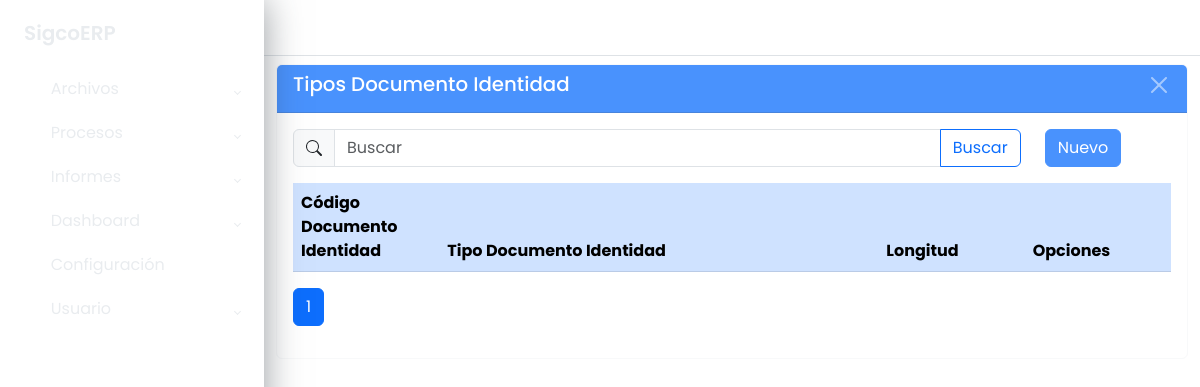
Page /maestros/tipo_documento_identidad/listar/ on the earlier database version.
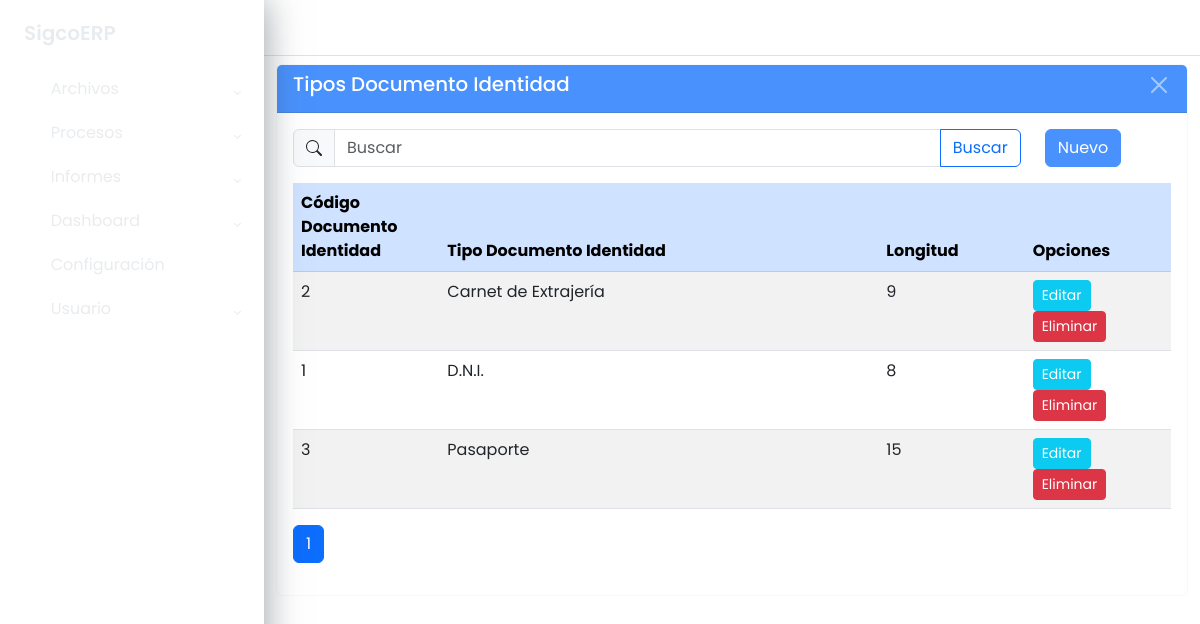
Same page on the later database version.
### apps/maestros/models/models_base.py (models this page shows, shortened)
class TipoDocumentoIdentidad(ModeloBaseGenerico):
	id_tipodoc_identidad = models.AutoField(primary_key=True)
	codigo_tipodoc_identidad = models.CharField("Código Documento Identidad",
												max_length=1, null=True,
												blank=True, unique=True)
	nombre_tipodoc_identidad = models.CharField("Tipo Documento Identidad",
												max_length=40, null=True,
												blank=True)
	longitud = models.SmallIntegerField("Longitud", null=True, blank=True)
	class Meta:
		db_table = 'sgc_tipodoc_identidad'
		verbose_name = ('Tipo Documento Identidad')
		verbose_name_plural = ('Tipos Documento Identidad')
		ordering = ['nombre_tipodoc_identidad']

### apps/maestros/views/tipo_documento_identidad_views.py (the view)
class TipoDocumentoIdentidadListView(GenericListView):
	model = modelo
	context_object_name = 'datos'
	template_name = f"maestros/{url_list}.html"
	cadena_filtro = "Q(nombre_tipodoc_identidad__icontains=text)"
	extra_context = {
		"titulo": model._meta.verbose_name_plural,
		"url_inicio": url_home,
		"url_create": url_create,
		"url_update": url_update,
		"url_delete": url_delete
	}

### apps/maestros/views/cruds_views_generics.py (called while the page is built)
    def get_queryset(self):
        queryset = super().get_queryset()
        text = self.request.GET.get('buscar', '')
        if text and self.cadena_filtro:
            queryset = queryset.filter(eval(self.cadena_filtro))
        return queryset

    def get_context_data(self, **kwargs):
        context = super().get_context_data(**kwargs)
        context["buscar"] = self.request.GET.get('buscar', '')
        return context

### apps/maestros/templates/maestros/tipo_documento_identidad_list.html (shortened to what this page needs)
{% extends 'base.html' %}
{% block main %}
	<div class="wrapper">
		{% block sidebar %}
			{% include 'sidebar.html' %}
		{% endblock sidebar %}
		{% block maincomponent %}
			<div class="main">
				{% block buttonsidebartoggle %}
					{% include 'buttonsidebartoggle.html' %}
				{% endblock buttonsidebartoggle %}
				{% block principalcomponent %}
					<div class="container-fluid">
						<div class="card border-light mb-3 mt-2">
							<div class="card-header text-white bg-primary opacity-75 d-flex
									justify-content-between">
								<h3>{{ titulo }}</h3>
								<button type="button" class="btn-close btn-close-white"
									aria-label="Close"
									onclick="window.location.href='{% url url_inicio %}'">
								</button>
							</div>
							<div class="card-body">
								<div class="row">
									<div class="col col-10">
										<form method="get">
											<div class="input-group flex-nowrap">
												<span class="input-group-text">
												</span>
												<input type="text" class="form-control" name="buscar"
													value="{{ buscar }}" placeholder="Buscar"
													autocomplete="off">
												<button class="btn btn-outline-primary">
													Buscar
												</button>
											</div>
										</form>
									</div>
									<div class="col col-2">
										<a href="{% url url_create %}"
												class="btn btn-primary opacity-75">
											Nuevo
										</a>
									</div>
								</div>
								<div class="table-responsive mt-3">
									<table class="table table-striped">
										<thead class="table-primary">
											<tr>
												<th class="col-2">Código Documento Identidad</th>
												<th class="col-6">Tipo Documento Identidad</th>
												<th class="col-2">Longitud</th>
												<th class="col-2">Opciones</th>
											</tr>
										</thead>
										<tbody>
											{% for dato in datos %}
												<tr>
													<td>{{ dato.codigo_tipodoc_identidad }}</td>
													<td>{{ dato.nombre_tipodoc_identidad }}</td>
													<td>{{ dato.longitud }}</td>
													<td>
														<a href="{% url url_update dato.pk %}"
																class="btn btn-info text-white btn-sm">
															Editar
														</a>
														<a href="{% url url_delete dato.pk %}"
																class="btn btn-danger text-white btn-sm">
															Eliminar
														</a>
													</td>
												</tr>
											{% endfor %}
										</tbody>
									</table>
									{% block paginador %}
										{% include 'paginador.html' %}
									{% endblock %}
								</div>
							</div>
						</div>
					</div>
				{% endblock principalcomponent %}
			</div>
		{% endblock maincomponent %}
	</div>
{% endblock main %}

Differences in the rows shown:
added TipoDocumentoIdentidad: codigo_tipodoc_identidad "2", nombre_tipodoc_identidad "Carnet de Extrajería", longitud "9"
added TipoDocumentoIdentidad: codigo_tipodoc_identidad "1", nombre_tipodoc_identidad "D.N.I.", longitud "8"
added TipoDocumentoIdentidad: codigo_tipodoc_identidad "3", nombre_tipodoc_identidad "Pasaporte", longitud "15"
